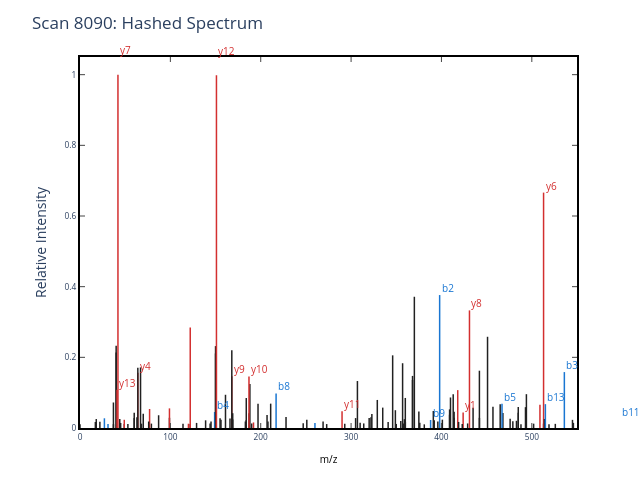

The notebook cell this image was saved under:
### Code cell
HASH_BUCKETS = 800  # Target dimensionality

def hasher(num: int) -> int:
    """
    Hash function that maps sparse indices to a fixed number of buckets.

    Input: Large sparse index (e.g., 12910)
    Output: Small bucket index (0 to 399)
    """
    # Convert integer to bytes for hashing (rapidhash expects byte input)
    byte_representation = int(num).to_bytes(8, 'little')
    # Hash and mod to get bucket index in range [0, hash_buckets-1]
    return rapidhash(byte_representation) % HASH_BUCKETS

# Set-up
hashed_mz = []
hashed_intensity = []
hash_vector = [0] * HASH_BUCKETS
mz_intensity_map = {}
for i, mz in enumerate(scan_8090.mz):
    mz_intensity_map[to_idx(mz)] = scan_8090.intensity[i]

# Hash the mz and add the intensities as we go
for sparse_idx, intensity in mz_intensity_map.items():
    bucket_idx = hasher(sparse_idx)
    hash_vector[bucket_idx] += intensity
    hashed_mz.append(bucket_idx)
    hashed_intensity.append(hash_vector[bucket_idx])

# Update the hashed mz and intensities
scan_8090.hashed_mz = hashed_mz
scan_8090.hashed_intensity = hashed_intensity

# Create a hashed_spectrum SWT object for plotting purposes only
hashed_spectrum = get_SWT_object(
    mzml_path=full_calibrated_mzml_path,
    scan_number = 8090,
    full_sequence = 'AVVQ[Deamidated]DPALKPLALVYGEATSR',
)
for i in range (len(hashed_spectrum.mz)):
    hashed_spectrum.mz[i] = scan_8090.hashed_mz[i] #Re-writing the mz_array with the hashed mz values
    hashed_spectrum.intensity[i] = scan_8090.hashed_intensity[i] #Re-writing the intensity_array with the summed intensity values

# Plot the hashed spectrum
plot_MS2(hashed_spectrum, 'Scan 8090: Hashed Spectrum')
